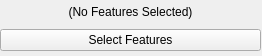
<?xml version="1.0" encoding="UTF-8"?>
<ui version="4.0">
 <class>Form</class>
 <widget class="QWidget" name="Form">
  <property name="geometry">
   <rect>
    <x>0</x>
    <y>0</y>
    <width>262</width>
    <height>56</height>
   </rect>
  </property>
  <property name="windowTitle">
   <string>Form</string>
  </property>
  <widget class="QWidget" name="verticalLayoutWidget">
   <property name="geometry">
    <rect>
     <x>0</x>
     <y>0</y>
     <width>261</width>
     <height>51</height>
    </rect>
   </property>
   <layout class="QVBoxLayout" name="verticalLayout">
    <item>
     <widget class="QLabel" name="caption">
      <property name="text">
       <string>(No Features Selected)</string>
      </property>
      <property name="alignment">
       <set>Qt::AlignCenter</set>
      </property>
     </widget>
    </item>
    <item>
     <widget class="QPushButton" name="SelectFeaturesButton">
      <property name="sizePolicy">
       <sizepolicy hsizetype="Minimum" vsizetype="Fixed">
        <horstretch>0</horstretch>
        <verstretch>0</verstretch>
       </sizepolicy>
      </property>
      <property name="text">
       <string>Select Features</string>
      </property>
     </widget>
    </item>
   </layout>
  </widget>
 </widget>
 <resources/>
 <connections/>
</ui>
